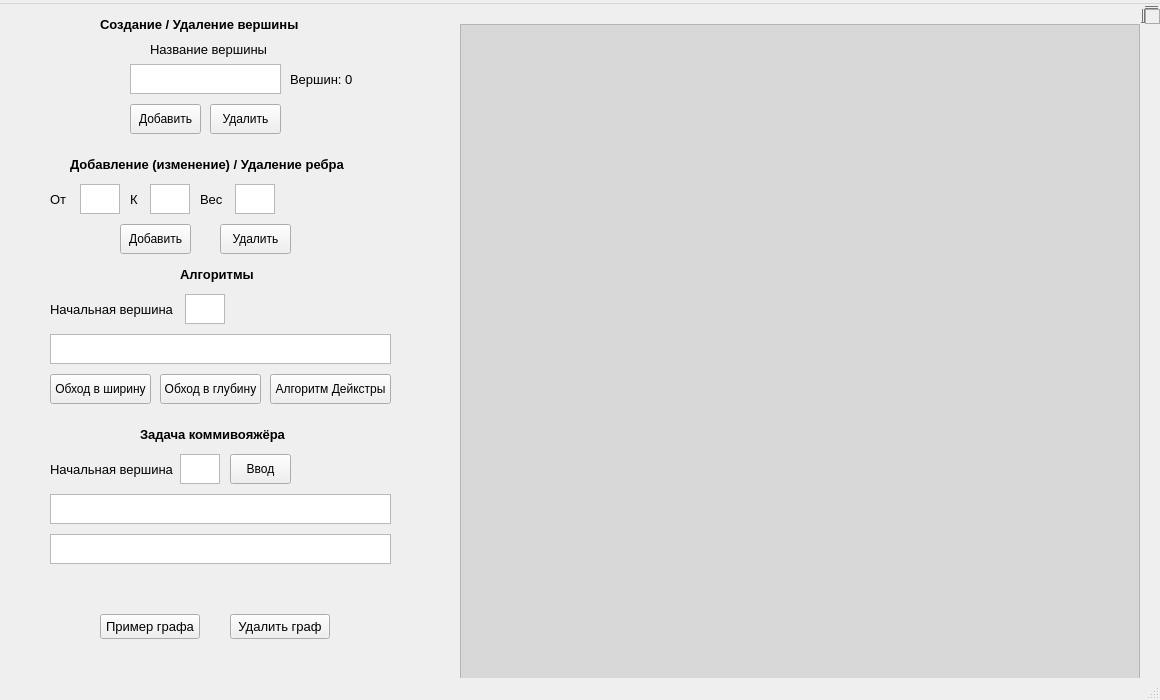
<?xml version="1.0" encoding="UTF-8"?>
<ui version="4.0">
 <class>MainWindow</class>
 <widget class="QMainWindow" name="MainWindow">
  <property name="geometry">
   <rect>
    <x>0</x>
    <y>0</y>
    <width>1160</width>
    <height>700</height>
   </rect>
  </property>
  <property name="sizePolicy">
   <sizepolicy hsizetype="Fixed" vsizetype="Fixed">
    <horstretch>0</horstretch>
    <verstretch>0</verstretch>
   </sizepolicy>
  </property>
  <property name="minimumSize">
   <size>
    <width>1160</width>
    <height>700</height>
   </size>
  </property>
  <property name="maximumSize">
   <size>
    <width>1160</width>
    <height>700</height>
   </size>
  </property>
  <property name="windowTitle">
   <string>travelingSalesman</string>
  </property>
  <property name="tabShape">
   <enum>QTabWidget::TabShape::Rounded</enum>
  </property>
  <widget class="QWidget" name="centralwidget">
   <widget class="QGraphicsView" name="graphicsView">
    <property name="geometry">
     <rect>
      <x>460</x>
      <y>20</y>
      <width>680</width>
      <height>660</height>
     </rect>
    </property>
    <property name="sizePolicy">
     <sizepolicy hsizetype="Fixed" vsizetype="Fixed">
      <horstretch>0</horstretch>
      <verstretch>0</verstretch>
     </sizepolicy>
    </property>
    <property name="styleSheet">
     <string notr="true">background-color: rgba(200, 200, 200, 150);

</string>
    </property>
    <property name="frameShadow">
     <enum>QFrame::Shadow::Plain</enum>
    </property>
   </widget>
   <widget class="QPushButton" name="add_ver_btn">
    <property name="geometry">
     <rect>
      <x>130</x>
      <y>100</y>
      <width>71</width>
      <height>30</height>
     </rect>
    </property>
    <property name="text">
     <string>Добавить</string>
    </property>
   </widget>
   <widget class="QTextEdit" name="add_ver_textEdit">
    <property name="geometry">
     <rect>
      <x>1140</x>
      <y>0</y>
      <width>20</width>
      <height>20</height>
     </rect>
    </property>
    <property name="font">
     <font>
      <family>Arial</family>
      <pointsize>10</pointsize>
     </font>
    </property>
    <property name="styleSheet">
     <string notr="true">background-color: rgba(200, 200, 200, 0);</string>
    </property>
   </widget>
   <widget class="QLabel" name="add_ver_status_label">
    <property name="geometry">
     <rect>
      <x>290</x>
      <y>60</y>
      <width>141</width>
      <height>30</height>
     </rect>
    </property>
    <property name="font">
     <font>
      <family>Arial</family>
      <pointsize>10</pointsize>
     </font>
    </property>
    <property name="text">
     <string>Вершин: 0</string>
    </property>
   </widget>
   <widget class="QLabel" name="add_ver_name_label">
    <property name="geometry">
     <rect>
      <x>100</x>
      <y>10</y>
      <width>231</width>
      <height>20</height>
     </rect>
    </property>
    <property name="font">
     <font>
      <family>Arial</family>
      <pointsize>10</pointsize>
      <bold>true</bold>
     </font>
    </property>
    <property name="text">
     <string>Создание / Удаление вершины</string>
    </property>
   </widget>
   <widget class="QLabel" name="add_ver_info_label">
    <property name="geometry">
     <rect>
      <x>150</x>
      <y>35</y>
      <width>161</width>
      <height>21</height>
     </rect>
    </property>
    <property name="font">
     <font>
      <family>Arial</family>
      <pointsize>10</pointsize>
     </font>
    </property>
    <property name="text">
     <string>Название вершины </string>
    </property>
   </widget>
   <widget class="QPushButton" name="del_ver_btn">
    <property name="geometry">
     <rect>
      <x>210</x>
      <y>100</y>
      <width>71</width>
      <height>30</height>
     </rect>
    </property>
    <property name="text">
     <string>Удалить</string>
    </property>
   </widget>
   <widget class="QTextEdit" name="add_ver_vername_textEdit">
    <property name="geometry">
     <rect>
      <x>130</x>
      <y>60</y>
      <width>151</width>
      <height>30</height>
     </rect>
    </property>
    <property name="font">
     <font>
      <family>Arial</family>
      <pointsize>10</pointsize>
     </font>
    </property>
   </widget>
   <widget class="QLabel" name="add_edge_name_label">
    <property name="geometry">
     <rect>
      <x>70</x>
      <y>150</y>
      <width>291</width>
      <height>20</height>
     </rect>
    </property>
    <property name="font">
     <font>
      <family>Arial</family>
      <pointsize>10</pointsize>
      <bold>true</bold>
     </font>
    </property>
    <property name="text">
     <string>Добавление (изменение) / Удаление ребра</string>
    </property>
   </widget>
   <widget class="QLabel" name="add_edge_f_label">
    <property name="geometry">
     <rect>
      <x>50</x>
      <y>180</y>
      <width>20</width>
      <height>30</height>
     </rect>
    </property>
    <property name="font">
     <font>
      <family>Arial</family>
      <pointsize>10</pointsize>
     </font>
    </property>
    <property name="text">
     <string>От</string>
    </property>
   </widget>
   <widget class="QTextEdit" name="add_edge_f_textEdit">
    <property name="geometry">
     <rect>
      <x>80</x>
      <y>180</y>
      <width>40</width>
      <height>30</height>
     </rect>
    </property>
    <property name="font">
     <font>
      <family>Arial</family>
      <pointsize>10</pointsize>
     </font>
    </property>
   </widget>
   <widget class="QTextEdit" name="add_edge_s_textEdit">
    <property name="geometry">
     <rect>
      <x>150</x>
      <y>180</y>
      <width>40</width>
      <height>30</height>
     </rect>
    </property>
    <property name="font">
     <font>
      <family>Arial</family>
      <pointsize>10</pointsize>
     </font>
    </property>
   </widget>
   <widget class="QLabel" name="add_edge_s_label">
    <property name="geometry">
     <rect>
      <x>130</x>
      <y>180</y>
      <width>10</width>
      <height>30</height>
     </rect>
    </property>
    <property name="font">
     <font>
      <family>Arial</family>
      <pointsize>10</pointsize>
     </font>
    </property>
    <property name="text">
     <string>К</string>
    </property>
   </widget>
   <widget class="QTextEdit" name="add_edge_ves_textEdit">
    <property name="geometry">
     <rect>
      <x>235</x>
      <y>180</y>
      <width>40</width>
      <height>30</height>
     </rect>
    </property>
    <property name="font">
     <font>
      <family>Arial</family>
      <pointsize>10</pointsize>
     </font>
    </property>
   </widget>
   <widget class="QLabel" name="add_edge_ves_label">
    <property name="geometry">
     <rect>
      <x>200</x>
      <y>180</y>
      <width>25</width>
      <height>30</height>
     </rect>
    </property>
    <property name="font">
     <font>
      <family>Arial</family>
      <pointsize>10</pointsize>
     </font>
    </property>
    <property name="text">
     <string>Вес</string>
    </property>
   </widget>
   <widget class="QPushButton" name="add_edge_btn">
    <property name="geometry">
     <rect>
      <x>120</x>
      <y>220</y>
      <width>71</width>
      <height>30</height>
     </rect>
    </property>
    <property name="text">
     <string>Добавить</string>
    </property>
   </widget>
   <widget class="QLabel" name="add_edge_status_label">
    <property name="geometry">
     <rect>
      <x>289</x>
      <y>180</y>
      <width>161</width>
      <height>30</height>
     </rect>
    </property>
    <property name="font">
     <font>
      <family>Arial</family>
      <pointsize>10</pointsize>
     </font>
    </property>
    <property name="text">
     <string/>
    </property>
   </widget>
   <widget class="QPushButton" name="del_edge_btn">
    <property name="geometry">
     <rect>
      <x>220</x>
      <y>220</y>
      <width>71</width>
      <height>30</height>
     </rect>
    </property>
    <property name="text">
     <string>Удалить</string>
    </property>
   </widget>
   <widget class="QLabel" name="BFS_name_label">
    <property name="geometry">
     <rect>
      <x>180</x>
      <y>260</y>
      <width>81</width>
      <height>20</height>
     </rect>
    </property>
    <property name="font">
     <font>
      <family>Arial</family>
      <pointsize>10</pointsize>
      <bold>true</bold>
     </font>
    </property>
    <property name="text">
     <string>Алгоритмы</string>
    </property>
   </widget>
   <widget class="QLabel" name="BFS_info_label">
    <property name="geometry">
     <rect>
      <x>50</x>
      <y>290</y>
      <width>125</width>
      <height>30</height>
     </rect>
    </property>
    <property name="font">
     <font>
      <family>Arial</family>
      <pointsize>10</pointsize>
     </font>
    </property>
    <property name="text">
     <string>Начальная вершина</string>
    </property>
   </widget>
   <widget class="QTextEdit" name="BFS_textEdit">
    <property name="geometry">
     <rect>
      <x>185</x>
      <y>290</y>
      <width>40</width>
      <height>30</height>
     </rect>
    </property>
    <property name="font">
     <font>
      <family>Arial</family>
      <pointsize>10</pointsize>
     </font>
    </property>
   </widget>
   <widget class="QPushButton" name="BFS_btn">
    <property name="geometry">
     <rect>
      <x>50</x>
      <y>370</y>
      <width>101</width>
      <height>30</height>
     </rect>
    </property>
    <property name="text">
     <string>Обход в ширину</string>
    </property>
   </widget>
   <widget class="QTextBrowser" name="BFS_result_textBrowser">
    <property name="geometry">
     <rect>
      <x>50</x>
      <y>330</y>
      <width>341</width>
      <height>30</height>
     </rect>
    </property>
    <property name="font">
     <font>
      <family>Arial</family>
      <pointsize>10</pointsize>
     </font>
    </property>
   </widget>
   <widget class="QLabel" name="BFS_status_label">
    <property name="geometry">
     <rect>
      <x>239</x>
      <y>290</y>
      <width>211</width>
      <height>30</height>
     </rect>
    </property>
    <property name="font">
     <font>
      <family>Arial</family>
      <pointsize>10</pointsize>
     </font>
    </property>
    <property name="text">
     <string/>
    </property>
   </widget>
   <widget class="QPushButton" name="DFS_btn">
    <property name="geometry">
     <rect>
      <x>160</x>
      <y>370</y>
      <width>101</width>
      <height>30</height>
     </rect>
    </property>
    <property name="text">
     <string>Обход в глубину</string>
    </property>
   </widget>
   <widget class="QPushButton" name="DA_btn">
    <property name="geometry">
     <rect>
      <x>270</x>
      <y>370</y>
      <width>121</width>
      <height>30</height>
     </rect>
    </property>
    <property name="text">
     <string>Алгоритм Дейкстры</string>
    </property>
   </widget>
   <widget class="QPushButton" name="example_graph_btn">
    <property name="geometry">
     <rect>
      <x>100</x>
      <y>610</y>
      <width>100</width>
      <height>25</height>
     </rect>
    </property>
    <property name="font">
     <font>
      <family>Arial</family>
      <pointsize>10</pointsize>
     </font>
    </property>
    <property name="text">
     <string>Пример графа</string>
    </property>
   </widget>
   <widget class="QPushButton" name="example_graph_delete">
    <property name="geometry">
     <rect>
      <x>230</x>
      <y>610</y>
      <width>100</width>
      <height>25</height>
     </rect>
    </property>
    <property name="font">
     <font>
      <family>Arial</family>
      <pointsize>10</pointsize>
     </font>
    </property>
    <property name="text">
     <string>Удалить граф</string>
    </property>
   </widget>
   <widget class="QLabel" name="TSP_info_label">
    <property name="geometry">
     <rect>
      <x>50</x>
      <y>450</y>
      <width>125</width>
      <height>30</height>
     </rect>
    </property>
    <property name="font">
     <font>
      <family>Arial</family>
      <pointsize>10</pointsize>
     </font>
    </property>
    <property name="text">
     <string>Начальная вершина</string>
    </property>
   </widget>
   <widget class="QLabel" name="TSP_name_label">
    <property name="geometry">
     <rect>
      <x>140</x>
      <y>420</y>
      <width>161</width>
      <height>20</height>
     </rect>
    </property>
    <property name="font">
     <font>
      <family>Arial</family>
      <pointsize>10</pointsize>
      <bold>true</bold>
     </font>
    </property>
    <property name="text">
     <string>Задача коммивояжёра</string>
    </property>
   </widget>
   <widget class="QTextEdit" name="TSP_textEdit">
    <property name="geometry">
     <rect>
      <x>180</x>
      <y>450</y>
      <width>40</width>
      <height>30</height>
     </rect>
    </property>
    <property name="font">
     <font>
      <family>Arial</family>
      <pointsize>10</pointsize>
     </font>
    </property>
   </widget>
   <widget class="QTextBrowser" name="TSP_result_textBrowser">
    <property name="geometry">
     <rect>
      <x>50</x>
      <y>490</y>
      <width>341</width>
      <height>30</height>
     </rect>
    </property>
    <property name="font">
     <font>
      <family>Arial</family>
      <pointsize>10</pointsize>
     </font>
    </property>
   </widget>
   <widget class="QLabel" name="TSP_status_label">
    <property name="geometry">
     <rect>
      <x>300</x>
      <y>450</y>
      <width>151</width>
      <height>30</height>
     </rect>
    </property>
    <property name="font">
     <font>
      <family>Arial</family>
      <pointsize>10</pointsize>
     </font>
    </property>
    <property name="text">
     <string/>
    </property>
   </widget>
   <widget class="QPushButton" name="TSP_btn">
    <property name="geometry">
     <rect>
      <x>230</x>
      <y>450</y>
      <width>61</width>
      <height>30</height>
     </rect>
    </property>
    <property name="text">
     <string>Ввод</string>
    </property>
   </widget>
   <widget class="QTextBrowser" name="TSP_result_textBrowser_2">
    <property name="geometry">
     <rect>
      <x>50</x>
      <y>530</y>
      <width>341</width>
      <height>30</height>
     </rect>
    </property>
    <property name="font">
     <font>
      <family>Arial</family>
      <pointsize>10</pointsize>
     </font>
    </property>
   </widget>
  </widget>
  <widget class="QMenuBar" name="menubar">
   <property name="geometry">
    <rect>
     <x>0</x>
     <y>0</y>
     <width>1160</width>
     <height>25</height>
    </rect>
   </property>
   <widget class="QMenu" name="menutravelingSalesman">
    <property name="title">
     <string/>
    </property>
   </widget>
   <addaction name="menutravelingSalesman"/>
  </widget>
  <widget class="QStatusBar" name="statusbar"/>
 </widget>
 <resources/>
 <connections/>
</ui>
